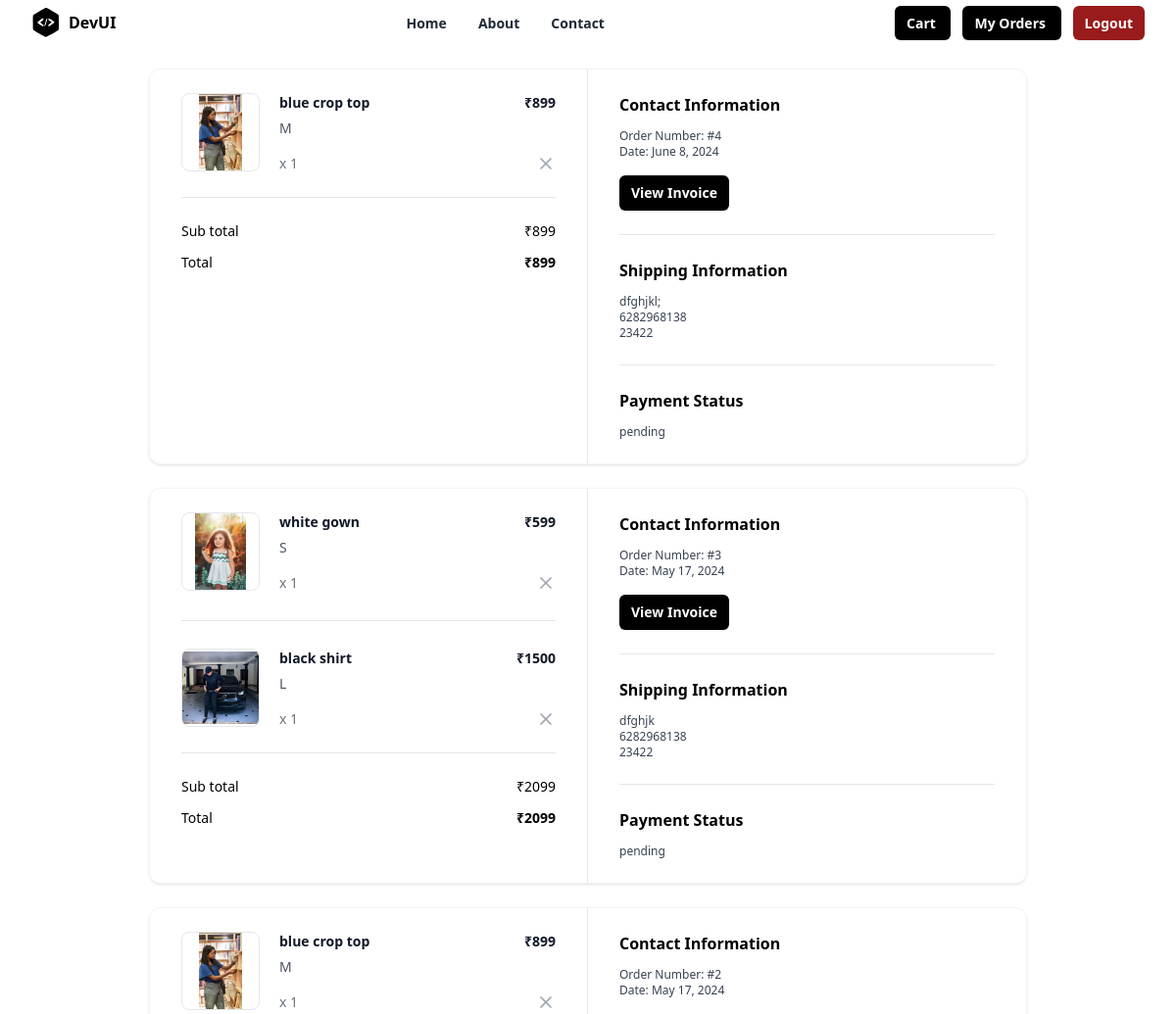
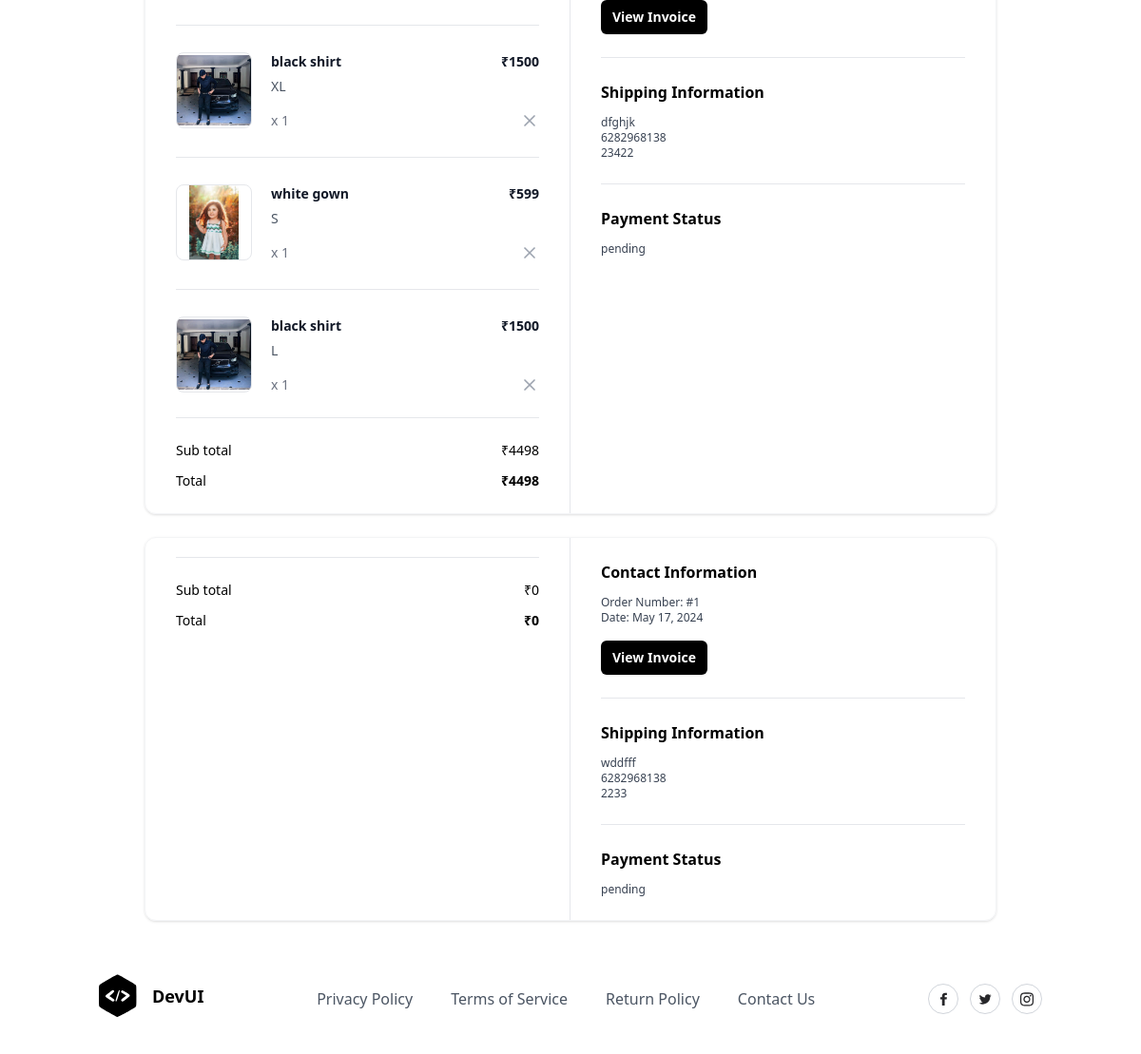
The page /order/summary/ (signed in) on the database its author committed (2 pictures, top to bottom).
### store/models.py (models this page shows, shortened)
class BasketItem(models.Model):
    basket_object = models.ForeignKey(Basket, on_delete=models.CASCADE,related_name="cartitems")
    product_object = models.ForeignKey(Product, on_delete=models.CASCADE)
    size_object = models.ForeignKey(Size, on_delete=models.CASCADE)
    quantity = models.PositiveIntegerField(default=1)
    created_date = models.DateTimeField(auto_now_add=True)
    updated_date = models.DateTimeField(auto_now=True)
    is_active = models.BooleanField(default=True)
    is_order_placed=models.BooleanField(default=False)
    @property
    def total_amount(self):
        return self.product_object.price * self.quantity

class Product(models.Model):
    title = models.CharField(max_length=200)
    description = models.TextField(null=True, blank=True)
    size_object = models.ManyToManyField(Size)
    category_object = models.ForeignKey(Category, on_delete=models.CASCADE)
    brand_object = models.ForeignKey(Brand, on_delete=models.CASCADE)
    image = models.ImageField(upload_to='product_images', null=True, blank=True, default='product_images/default.jpg')
    price = models.PositiveIntegerField()
    tag_object=models.ManyToManyField(Tag)
    created_date = models.DateTimeField(auto_now_add=True)
    updated_date = models.DateTimeField(auto_now=True)
    is_active = models.BooleanField(default=True)

class Size(models.Model):
    name = models.CharField(max_length=100, unique=True)
    created_date = models.DateTimeField(auto_now_add=True)
    updated_date = models.DateTimeField(auto_now=True)
    is_active = models.BooleanField(default=True)
    def __str__(self):
        return self.name

class Order(models.Model):
    user_object = models.ForeignKey(
                                        User,
                                        on_delete=models.CASCADE,
                                        related_name='myorders'
                                    )
    basket_item_objects = models.ManyToManyField(BasketItem)
    delivery_address = models.CharField(max_length=250)
    phone = models.CharField(max_length=12)
    pin=models.CharField(max_length=10,null=True)
    email = models.CharField(max_length=100)
    pay_options = (
        ('online', 'online'),
        ('cod', 'cod')
    )
    payment_mode = models.CharField(
                                        max_length=100,
                                        choices=pay_options,
                                        default='cod'
                                    )
    order_id = models.CharField(max_length=200, null=True)
    is_paid = models.BooleanField(default=False)
    order_status = (
        ('order_confirmed', 'Order confirmed'),
        ('dispatched', 'Dispatched'),
        ('in_transit', 'In transit'),
        ('delivered', 'Delivered'),
        ('cancelled', 'Cancelled'),
    )
    status = models.CharField(
                                max_length=200,
                                choices=order_status,
                                default='order_confirmed'
                            )
    created_date = models.DateTimeField(auto_now_add=True)
    updated_date = models.DateTimeField(auto_now=True)
    is_active = models.BooleanField(default=True)
    @property
    def sub_total(self):
        basket_items=self.basket_item_objects.all()
        total=0
        if basket_items:
            for bi in basket_items:
                total+=bi.total_amount
        return total

### store/views.py (the view)
# urls.py: path("order/summary/",views.OrderSummaryView.as_view(),name="order-summary"),
class OrderSummaryView(View):
    def get(self,request,*args,**kwargs):
        qs=Order.objects.filter(user_object=request.user).order_by("-created_date")
        return render(request,"order_summary.html",{"data":qs})

### store/templates/order_summary.html (shortened to what this page needs)
{%extends 'base.html'%}
{%block main_block%}
{%for order in data%}
<div class="mx-auto my-4 max-w-4xl md:my-6">
  <div class="overflow-hidden rounded-xl border border-gray-100 shadow">
    <div class="grid grid-cols-1 md:grid-cols-2">
      <div class="px-5 py-6 md:border-r md:border-r-gray-200 md:px-8">
        <div class="flow-root">
          <ul class="-my-7 divide-y divide-gray-200">
            {%for bi in order.basket_item_objects.all%}
            <li class="flex items-stretch justify-between space-x-5 py-7">
              <div class="flex flex-1 items-stretch">
                <div class="flex-shrink-0">
                  <img
                    class="h-20 w-20 rounded-lg border border-gray-200 object-contain"
                    src="{{bi.product_object.image.url}}"
                    alt="https://static.nike.com/a/images/c_limit,w_592,f_auto/t_product_v1/54a510de-a406-41b2-8d62-7f8c587c9a7e/air-force-1-07-lv8-shoes-9KwrSk.png"
                  />
                </div>
                <div class="ml-5 flex flex-col justify-between">
                  <div class="flex-1">
                    <p class="text-sm font-bold text-gray-900">
                      {{bi.product_object.title}}
                    </p>
                    <p class="mt-1.5 text-sm font-medium text-gray-600">
                      {{bi.size_object}}
                    </p>
                  </div>
                  <p class="mt-4 text-sm font-medium text-gray-500">x {{bi.quantity}}</p>
                </div>
              </div>
              <div class="ml-auto flex flex-col items-end justify-between">
                <p class="text-right text-sm font-bold text-gray-900">
                  ₹{{bi.total_amount}}
                </p>
                <button
                  type="button"
                  class="-m-2 inline-flex rounded p-2 text-gray-400 transition-all duration-200 hover:text-gray-900 focus:outline-none focus:ring-2 focus:ring-gray-900 focus:ring-offset-2"
                >
                  <svg
                    xmlns="http://www.w3.org/2000/svg"
                    width="24"
                    height="24"
                    viewBox="0 0 24 24"
                    fill="none"
                    stroke="currentColor"
                    stroke-width="2"
                    stroke-linecap="round"
                    stroke-linejoin="round"
                    class="h-5 w-5"
                  >
                    <line x1="18" y1="6" x2="6" y2="18"></line>
                    <line x1="6" y1="6" x2="18" y2="18"></line>
                  </svg>
                </button>
              </div>
            </li>
            {%endfor%}
          </ul>
          <hr class="mt-6 border-gray-200" />
          <ul class="mt-6 space-y-3">
            <li class="flex items-center justify-between">
              <p class="text-sm font-medium">Sub total</p>
              <p class="text-sm font-medium">₹{{order.sub_total}}</p>
            </li>
            <li class="flex items-center justify-between">
              <p class="text-sm font-medium ">Total</p>
              <p class="text-sm font-bold ">₹{{order.sub_total}}</p>
            </li>
          </ul>
        </div>
      </div>
      <div class="px-5 py-6 md:px-8">
        <div class="flow-root">
          <div class="-my-6 divide-y divide-gray-200">
            <div class="py-6">
              <h2 class="text-base font-bold text-black">
                Contact Information
              </h2>
              <p class="fontmedium mt-3 text-xs text-gray-700">
                Order Number: #{{order.id}}
              </p>
              <p class="text-xs font-medium text-gray-700">
                Date: {{order.created_date|date}}
              </p>
              <button
                type="button"
                class="mt-4 rounded-md bg-black px-3 py-2 text-sm font-semibold text-white shadow-sm hover:bg-black/80 focus-visible:outline focus-visible:outline-2 focus-visible:outline-offset-2 focus-visible:outline-black"
              >
                View Invoice
              </button>
            </div>
            <div class="py-6">
              <h2 class="mb-2 text-base font-bold text-black">
                Shipping Information
              </h2>
              <p class="mt-3 text-xs font-medium text-gray-700">{{order.delivery_address}}</p>
              <p class="text-xs font-medium text-gray-700">
                {{order.phone}}
              </p>
              <p class="text-xs font-medium text-gray-700">{{order.pin}}</p>
            </div>
            <div class="py-6">
              <h2 class="text-base font-bold text-black">
                Payment Status
              </h2>
              <p class="mt-3 text-xs font-medium text-gray-700">
                {%if order.is_paid%}
                  completed
                {%else%}
                  pending
                {%endif%}
              </p>
            </div>
          </div>
        </div>
      </div>
    </div>
  </div>
</div>
{%endfor%}
{%endblock%}

### store/templates/base.html (shortened to what this page needs)
<!DOCTYPE html>
<html lang="en">
<head>
    <script src="https://cdn.tailwindcss.com"></script>
</head>
<body>
    <div class="relative w-full bg-white">
        <div class="mx-auto flex max-w-7xl items-center justify-between px-4 py-2 sm:px-6 lg:px-8">
          <div class="inline-flex items-center space-x-2">
            <span>
            </span>
            <span class="font-bold">DevUI</span>
          </div>
          <div class="hidden lg:block">
            <ul class="inline-flex space-x-8">
              <li>
                <a
                  href="{%url 'index'%}"
                  class="text-sm font-semibold text-gray-800 hover:text-gray-900"
                >
                  Home
                </a>
              </li>
              <li>
                <a
                  href="#"
                  class="text-sm font-semibold text-gray-800 hover:text-gray-900"
                >
                  About
                </a>
              </li>
              <li>
                <a
                  href="#"
                  class="text-sm font-semibold text-gray-800 hover:text-gray-900"
                >
                  Contact
                </a>
              </li>
            </ul>
          </div>
          <div class="hidden lg:block">
            <a
              href="{%url 'cart-summary'%}"
              class="rounded-md bg-black px-3 py-2 text-sm font-semibold text-white shadow-sm hover:bg-black/80 focus-visible:outline focus-visible:outline-2 focus-visible:outline-offset-2 focus-visible:outline-black"
            >
              Cart
          </a>
          <a
              href="{%url 'order-summary'%}"
              class="rounded-md ms-3 bg-black px-3 py-2 text-sm font-semibold text-white shadow-sm hover:bg-black/80 focus-visible:outline focus-visible:outline-2 focus-visible:outline-offset-2 focus-visible:outline-black"
            >
              My Orders
          </a>
          <a
          href="{%url 'signout'%}"
          class="rounded-md ms-3 bg-red-800 px-3 py-2 text-sm font-semibold text-white shadow-sm hover:bg-black/80 focus-visible:outline focus-visible:outline-2 focus-visible:outline-offset-2 focus-visible:outline-black"
        >
          Logout
      </a>
          </div>
        </div>
      </div>
    {%block main_block%}
    {%endblock%}
    <section class="relative overflow-hidden bg-white py-8">
        <div class="container relative z-10 mx-auto px-4">
          <div class="-m-8 flex flex-wrap items-center justify-between">
            <div class="w-auto p-8">
              <a href="#">
                <div class="inline-flex items-center">
                  <span class="ml-4 text-lg font-bold">DevUI</span>
                </div>
              </a>
            </div>
            <div class="w-auto p-8">
              <ul class="-m-5 flex flex-wrap items-center">
                <li class="p-5">
                  <a class="font-medium text-gray-600 hover:text-gray-700" href="#">
                    Privacy Policy
                  </a>
                </li>
                <li class="p-5">
                  <a class="font-medium text-gray-600 hover:text-gray-700" href="#">
                    Terms of Service
                  </a>
                </li>
                <li class="p-5">
                  <a class="font-medium text-gray-600 hover:text-gray-700" href="#">
                    Return Policy
                  </a>
                </li>
                <li class="p-5">
                  <a class="font-medium text-gray-600 hover:text-gray-700" href="#">
                    Contact Us
                  </a>
                </li>
              </ul>
            </div>
            <div class="w-auto p-8">
              <div class="-m-1.5 flex flex-wrap">
                <div class="w-auto p-1.5">
                  <a href="#">
                    <div class="flex h-8 w-8 items-center justify-center rounded-full border border-gray-300 hover:border-gray-400">
                    </div>
                  </a>
                </div>
                <div class="w-auto p-1.5">
                  <a href="#">
                    <div class="flex h-8 w-8 items-center justify-center rounded-full border border-gray-300 hover:border-gray-400">
                    </div>
                  </a>
                </div>
                <div class="w-auto p-1.5">
                  <a href="#">
                    <div class="flex h-8 w-8 items-center justify-center rounded-full border border-gray-300 hover:border-gray-400">
                    </div>
                  </a>
                </div>
              </div>
            </div>
          </div>
        </div>
      </section>
</body>
</html>

### rows shown on the page
Order: sub_total "899", id "4", created_date "June 8, 2024", delivery_address "dfghjkl;", phone "6282968138", pin "23422", is_paid "pending"
BasketItem: product_object.image (picture), product_object "blue crop top", size_object "M", quantity "1", total_amount "899"
Order: sub_total "2099", id "3", created_date "May 17, 2024", delivery_address "dfghjk", phone "6282968138", pin "23422", is_paid "pending"
BasketItem: product_object.image (picture), product_object "white gown", size_object "S", quantity "1", total_amount "599"
BasketItem: product_object.image (picture), product_object "black shirt", size_object "L", quantity "1", total_amount "1500"
Order: sub_total "4498", id "2", created_date "May 17, 2024", delivery_address "dfghjk", phone "6282968138", pin "23422", is_paid "pending"
BasketItem: product_object.image (picture), product_object "blue crop top", size_object "M", quantity "1", total_amount "899"
BasketItem: product_object.image (picture), product_object "black shirt", size_object "XL", quantity "1", total_amount "1500"
Order: sub_total "0", id "1", created_date "May 17, 2024", delivery_address "wddfff", phone "6282968138", pin "2233", is_paid "pending"
